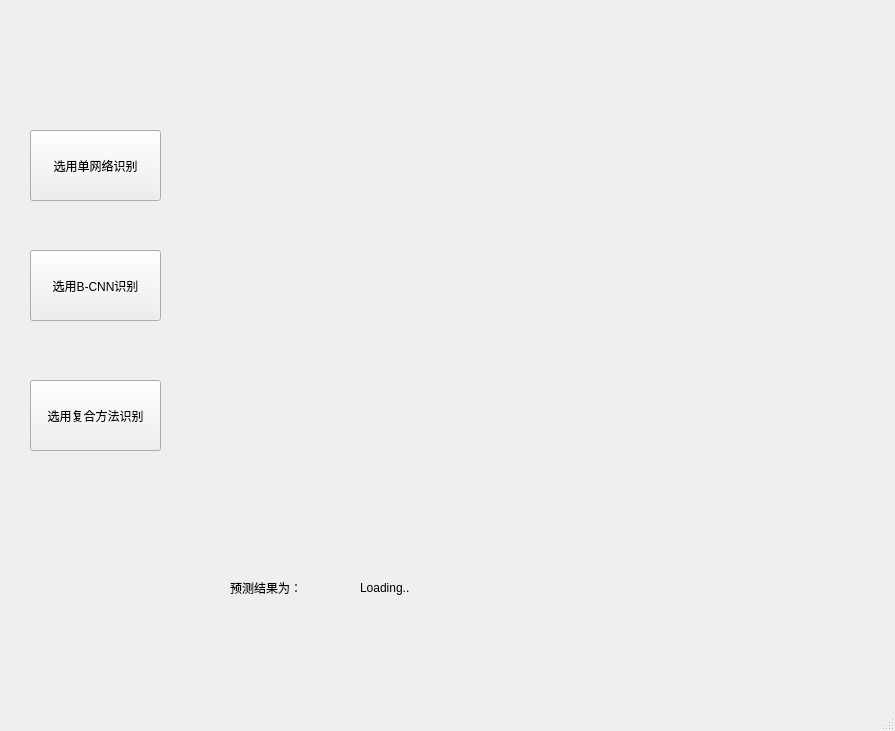
<?xml version="1.0" encoding="UTF-8"?>
<ui version="4.0">
 <class>MainWindow</class>
 <widget class="QMainWindow" name="MainWindow">
  <property name="geometry">
   <rect>
    <x>0</x>
    <y>0</y>
    <width>895</width>
    <height>731</height>
   </rect>
  </property>
  <property name="windowTitle">
   <string>MainWindow</string>
  </property>
  <widget class="QWidget" name="centralwidget">
   <widget class="QPushButton" name="openButton">
    <property name="geometry">
     <rect>
      <x>30</x>
      <y>130</y>
      <width>131</width>
      <height>71</height>
     </rect>
    </property>
    <property name="text">
     <string>选用单网络识别</string>
    </property>
   </widget>
   <widget class="QLabel" name="showImage">
    <property name="geometry">
     <rect>
      <x>220</x>
      <y>30</y>
      <width>551</width>
      <height>451</height>
     </rect>
    </property>
    <property name="text">
     <string/>
    </property>
   </widget>
   <widget class="QLabel" name="predict_result">
    <property name="geometry">
     <rect>
      <x>360</x>
      <y>580</y>
      <width>411</width>
      <height>16</height>
     </rect>
    </property>
    <property name="text">
     <string>Loading..</string>
    </property>
   </widget>
   <widget class="QLabel" name="Notelabel">
    <property name="geometry">
     <rect>
      <x>230</x>
      <y>580</y>
      <width>91</width>
      <height>16</height>
     </rect>
    </property>
    <property name="text">
     <string>预测结果为：</string>
    </property>
   </widget>
   <widget class="QPushButton" name="openButton_2">
    <property name="geometry">
     <rect>
      <x>30</x>
      <y>250</y>
      <width>131</width>
      <height>71</height>
     </rect>
    </property>
    <property name="text">
     <string>选用B-CNN识别</string>
    </property>
   </widget>
   <widget class="QPushButton" name="openButton_3">
    <property name="geometry">
     <rect>
      <x>30</x>
      <y>380</y>
      <width>131</width>
      <height>71</height>
     </rect>
    </property>
    <property name="text">
     <string>选用复合方法识别</string>
    </property>
   </widget>
   <widget class="QLabel" name="predict_result_2">
    <property name="geometry">
     <rect>
      <x>360</x>
      <y>610</y>
      <width>421</width>
      <height>16</height>
     </rect>
    </property>
    <property name="text">
     <string/>
    </property>
   </widget>
   <widget class="QLabel" name="predict_result_3">
    <property name="geometry">
     <rect>
      <x>360</x>
      <y>640</y>
      <width>441</width>
      <height>16</height>
     </rect>
    </property>
    <property name="text">
     <string/>
    </property>
   </widget>
  </widget>
  <widget class="QStatusBar" name="statusbar"/>
  <widget class="QMenuBar" name="menubar">
   <property name="geometry">
    <rect>
     <x>0</x>
     <y>0</y>
     <width>895</width>
     <height>26</height>
    </rect>
   </property>
  </widget>
 </widget>
 <resources/>
 <connections>
  <connection>
   <sender>openButton</sender>
   <signal>clicked()</signal>
   <receiver>MainWindow</receiver>
   <slot>show()</slot>
   <hints>
    <hint type="sourcelabel">
     <x>76</x>
     <y>239</y>
    </hint>
    <hint type="destinationlabel">
     <x>433</x>
     <y>345</y>
    </hint>
   </hints>
  </connection>
 </connections>
</ui>
